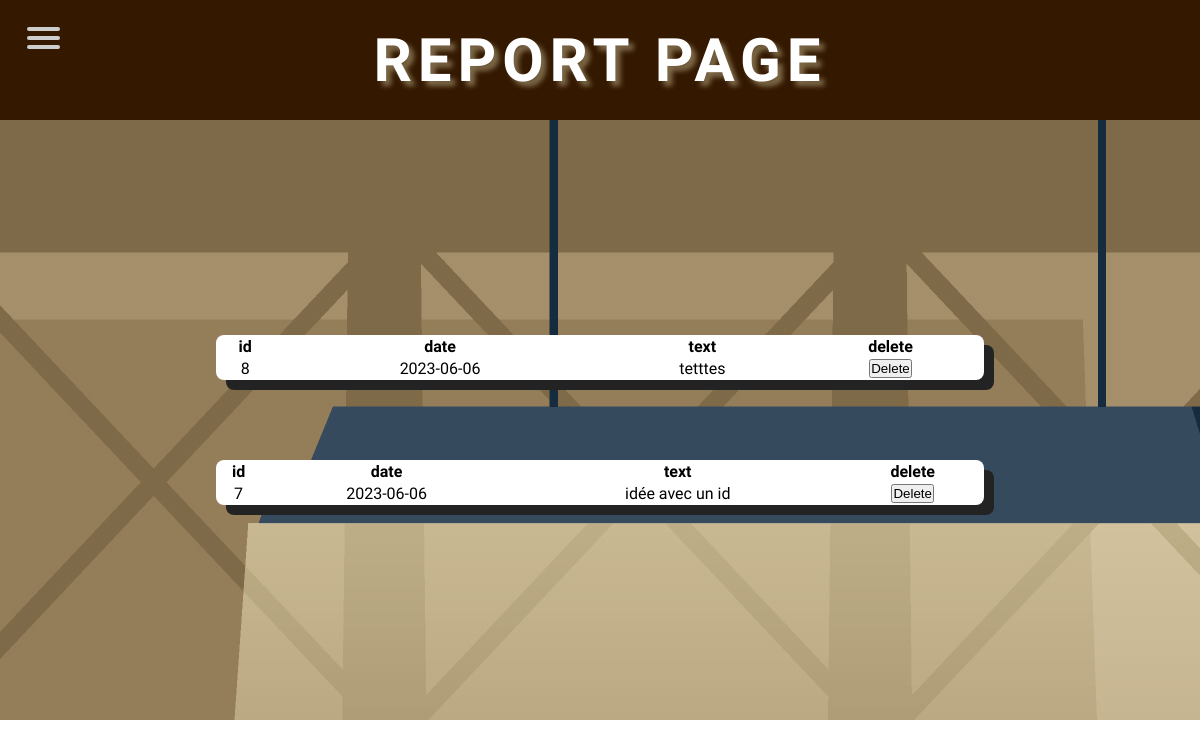
The app's page /html/report.php (signed in), older data.
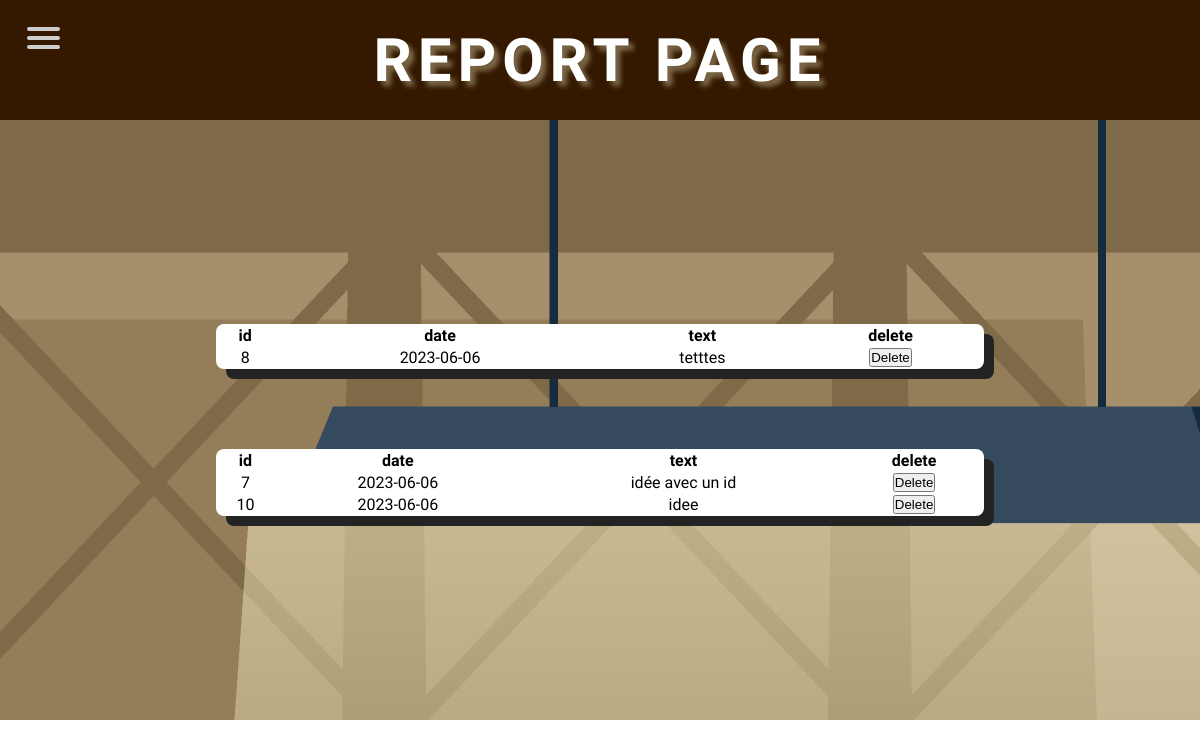
The same page, newer data.
### tables this page shows
CREATE TABLE `report` (
  `id` int(11) NOT NULL,
  `type` varchar(8) NOT NULL,
  `text` varchar(1000) NOT NULL,
  `date` varchar(10) NOT NULL
);

### html/request.php (called while the page is built, shortened)
<?php
function request($phpRequest, $isUnique, $params = NULL) {
  try {
    require("connexion.php");
    $req = $conn->prepare($phpRequest);
    if (isset($params)) {
      $req->execute($params);
    } else {
      $req->execute();
    }
    if ($isUnique)
      $resultat = $req->fetch();
    else
      $resultat = $req->fetchAll(PDO::FETCH_ASSOC);
    return $resultat;
  } catch (Exception $e) {
    die("Erreur : " . $e->getMessage());
  }
}
?>

### html/report.php (the view, shortened to what this page needs)
<?php require("request.php"); ?>
<?php
try{
    if(isset($_SESSION['authentifie'])) {
        $admin = request("SELECT * FROM acc WHERE email = ?", true, array($_SESSION['email']));
    }
}
catch (Exception $e) {
	die("Erreur : " . $e->getMessage());
}
?>
<!DOCTYPE html>
<html lang="en">
<head>
  <?php include("head.php"); ?>
  <link rel="stylesheet" href="../CSS/report.css">
</head>
<body>
    <?php include("nav.php"); ?>
    <header>
        <h1>Report Page</h1>
    </header>
    <main>
        <div class="container">
            <div class="bugBox">
                <?php
                    if($admin['admin'] == 1) {
                        $res = request("SELECT * FROM report WHERE type='bug'", false);
                        echo "<table>
                                <tr>
                                    <th>id</th>
                                    <th>date</th>
                                    <th>text</th>
                                    <th>delete</th>
                                </tr>";
                        foreach($res as $row) {
                            echo "<tr>";
                            echo "<td>$row[id]</td>";
                            echo "<td>$row[date]</td>";
                            echo "<td>$row[text]</td>";
                            echo '<td><form action="" method="post"><input type="hidden" name="id" value="' . $row["id"] . '"><input type="submit" name="delete" value="Delete"></form> </td>';
                            echo "</tr>";
                        }
                        echo "</table>";
                    }
                ?>
            </div>
            <div class="ideaBox">
                <?php
                    if($admin['admin'] == 1) {
                        $res = request("SELECT * FROM report WHERE type='idea'", false);
                        echo "<table>
                                <tr>
                                    <th>id</th>
                                    <th>date</th>
                                    <th>text</th>
                                    <th>delete</th>
                                </tr>";
                        foreach($res as $row) {
                            echo "<tr>";
                            echo "<td>$row[id]</td>";
                            echo "<td>$row[date]</td>";
                            echo "<td>$row[text]</td>";
                            echo '<td><form action="" method="post"><input type="hidden" name="id" value="' . $row["id"] . '"><input type="submit" name="delete" value="Delete"></form> </td>';
                            echo "</tr>";
                        }
                        echo "</table>";
                    }
                ?>
            </div>
        </div>
    </main>
</body>
</html>

### html/head.php (shortened to what this page needs)
<link rel="stylesheet" href="../CSS/footer.css">
<link rel="stylesheet" href="../CSS/nav.css">

### html/nav.php (shortened to what this page needs)
<nav>
  <div id="menucontenu">
    <span></span>
    <span></span>
    <span></span>
  </div>
</nav>

### CSS/nav.css (style rules this page uses)
nav { z-index: 10; position: sticky; }
#menucontenu { display: block; position: fixed; top: 25px; margin-left: 20px; z-index: 100; height:40px; }
#menucontenu span { display: block; bottom: 30px; left: 7px; width: 33px; height: 4px; margin-bottom: 5px; position: relative; background: #cdcdcd; border-radius: 3px; z-index: 1; transform-origin: 4px 0px; transition: transform 0.5s cubic-bezier(0.77,0.2,0.05,1.0), background 0.5s cubic-bezier(0.77,0.2,0.05,1.0), opacity 0.55s ease; }

### CSS/report.css (style rules this page uses)
* { padding: 0px; margin: 0px; }
header { background-color: #341900; color: white; display: flex; align-items: center; justify-content: center; height: 15vh; }
h1 { font-family: 'Londrina Sketch', cursive; text-transform: uppercase; text-align: center; font-size: 60px; letter-spacing: 0.5vw; text-shadow: 5px 5px 5px #7e6a49; animation-name:titre; animation-duration: 5s; animation-iteration-count: infinite; }
main { display: flex; align-items: center; justify-content: center; height: 75vh; background-image: url("../Images/barrel3.jpg"); }
.bugBox , .ideaBox { position: relative; display: grid; width: 80%; height: 50%; margin: 40px; border-radius: 8px; background-color: white; box-shadow: 10px 10px #232323; font-family: "Kanit", sans-serif; }
.container { display:flex; flex-direction: column; width: 80%; height:fit-content; justify-content: center; align-items: center; }
table tbody tr td { text-align: center; }

Row changes from the older to the newer data that the page shows:
added report: id "10", date "2023-06-06", text "idee"
